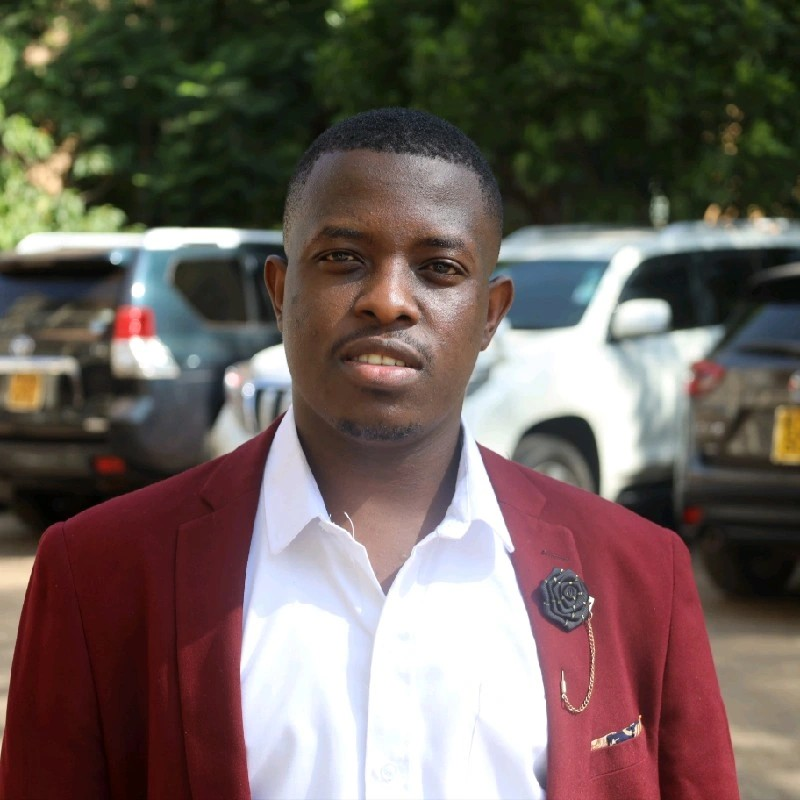
#> input picture KISIA PIC.jpg.jpeg, 800 x 800 px
$ python remove_scribbles.py -i '../KISIA PIC.jpg.jpeg' -o out.png
#> lines starting #> are read from the running program, lines starting #| are printed output that depends on the picture; after the words box and inside, x2 and y2 are one past the last pixel; in counts of white or black regions, pixels touching at a corner belong together
#> in main, img is the input picture: shape (800, 800, 3); mean B, G, R 90.5, 96.6, 109.2
#!/usr/bin/env python3
"""
Remove yellow marker scribbles and text in a selected region using OpenCV inpainting.
Usage:
  python tools/remove_scribbles.py --input input.jpg --output output.jpg
  python tools/remove_scribbles.py --input input.jpg --output output.jpg --rect 120,900,1800,320

If --rect is omitted, an interactive ROI selection window will open (requires a GUI).
"""
import argparse
import cv2
import numpy as np
import sys


def detect_yellow_mask(img_bgr):
    hsv = cv2.cvtColor(img_bgr, cv2.COLOR_BGR2HSV)
#> hsv: shape (800, 800, 3); mean H, S, V 66.1, 93, 116
    # Tuned yellow range (may be adjusted)
    lower = np.array([15, 100, 100])
    upper = np.array([40, 255, 255])
    mask = cv2.inRange(hsv, lower, upper)
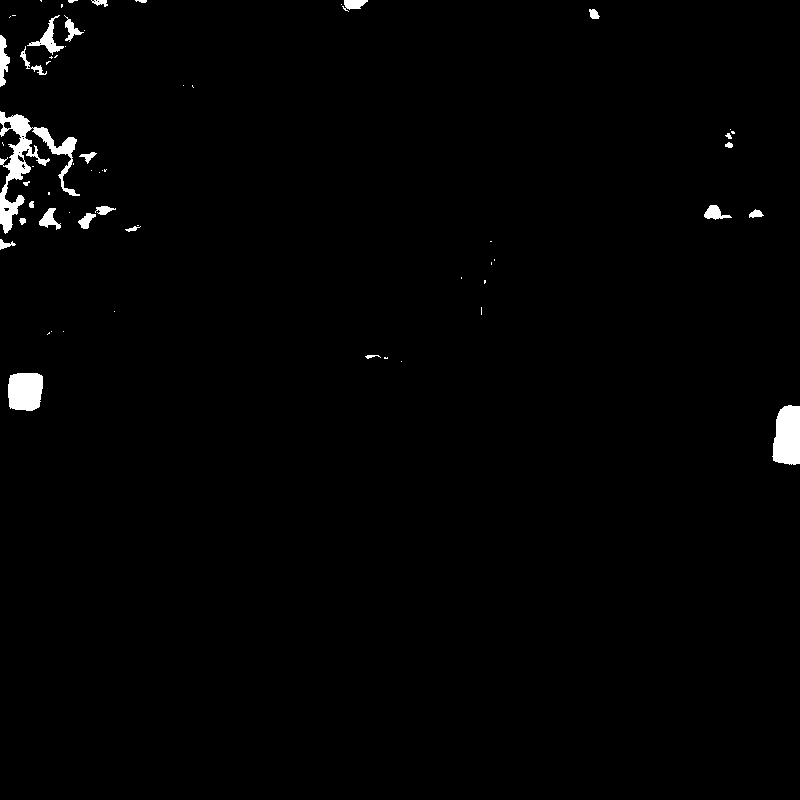
#> mask: shape (800, 800); 1.2% white; 63 white regions (36 under 20 px), largest, box (x1, y1, x2, y2) and area: (0, 111, 80, 234) 2528, (772, 405, 800, 465) 1414, (8, 373, 43, 411) 1191
    # Clean up
    kernel = cv2.getStructuringElement(cv2.MORPH_ELLIPSE, (7,7))
    mask = cv2.morphologyEx(mask, cv2.MORPH_CLOSE, kernel)
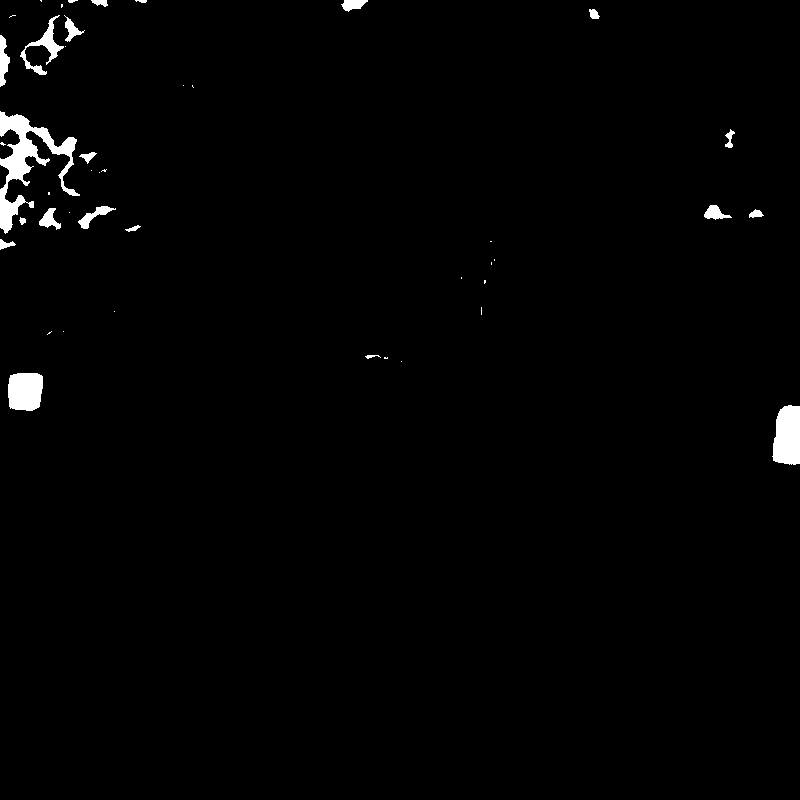
#> mask: shape (800, 800); 1.3% white; 44 white regions (23 under 20 px), largest, box (x1, y1, x2, y2) and area: (0, 111, 80, 234) 2936, (772, 405, 800, 465) 1414, (8, 373, 43, 411) 1192
    mask = cv2.dilate(mask, kernel, iterations=1)
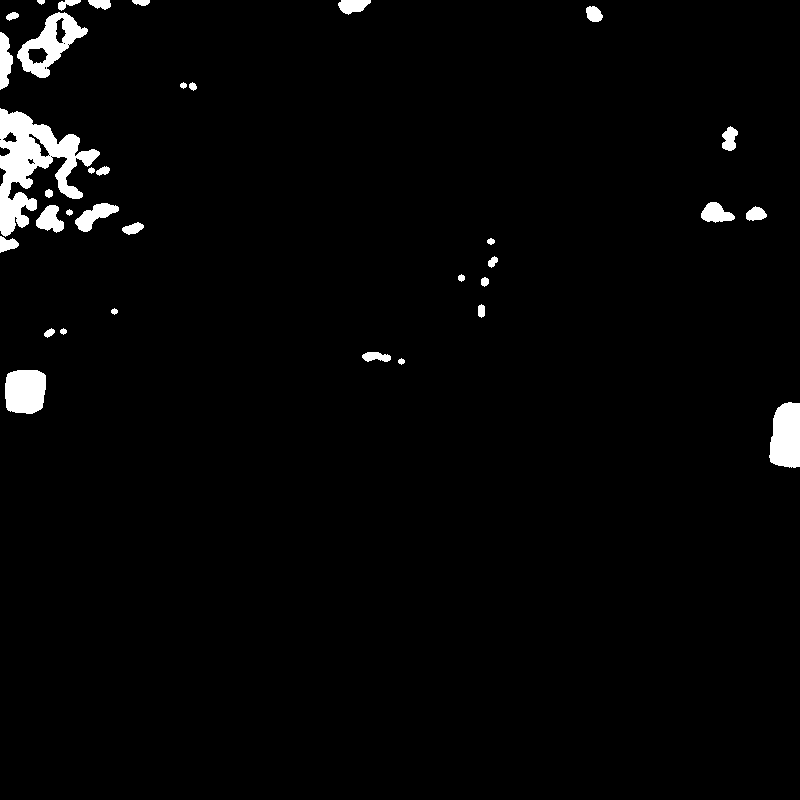
#> mask: shape (800, 800); 2.4% white; 35 white regions, largest, box (x1, y1, x2, y2) and area: (0, 108, 100, 237) 5277, (17, 12, 88, 78) 1886, (769, 402, 800, 468) 1732
    return mask


def detect_text_mask_in_rect(img_bgr, rect):
    x, y, w, h = rect
    roi = img_bgr[y:y+h, x:x+w]
    gray = cv2.cvtColor(roi, cv2.COLOR_BGR2GRAY)
    # Adaptive threshold to pick up darker text on light background
    th = cv2.adaptiveThreshold(gray, 255, cv2.ADAPTIVE_THRESH_GAUSSIAN_C,
                               cv2.THRESH_BINARY_INV, 25, 10)
    kernel = cv2.getStructuringElement(cv2.MORPH_RECT, (3,3))
    th = cv2.morphologyEx(th, cv2.MORPH_OPEN, kernel, iterations=1)
    # Expand text mask a bit
    th = cv2.dilate(th, kernel, iterations=2)
    mask = np.zeros(img_bgr.shape[:2], dtype=np.uint8)
    mask[y:y+h, x:x+w] = th
    return mask


def parse_rect(s):
    try:
        parts = [int(p) for p in s.split(',')]
        if len(parts) != 4:
            raise ValueError()
        return tuple(parts)
    except Exception:
        raise argparse.ArgumentTypeError('Rect must be x,y,w,h')


def main():
    p = argparse.ArgumentParser()
    p.add_argument('--input', '-i', required=True)
    p.add_argument('--output', '-o', required=True)
    p.add_argument('--rect', type=parse_rect, help='Optional rectangle x,y,w,h to target the text area')
    p.add_argument('--no-interactive', action='store_true', help='Do not open interactive ROI selector')
    args = p.parse_args()

    img = cv2.imread(args.input)
    if img is None:
        print('Failed to load image:', args.input)
        sys.exit(1)

    # detect yellow strokes
    yellow_mask = detect_yellow_mask(img)

    combined_mask = yellow_mask.copy()

    if args.rect:
        text_mask = detect_text_mask_in_rect(img, args.rect)
        combined_mask = cv2.bitwise_or(combined_mask, text_mask)
    else:
        if not args.no_interactive:
            # Let user select ROI interactively
            win = 'Select ROI (press ENTER when done, ESC to cancel)'
            cv2.namedWindow(win, cv2.WINDOW_NORMAL)
#> (the run stopped early here; a loop or call above may not have finished)
